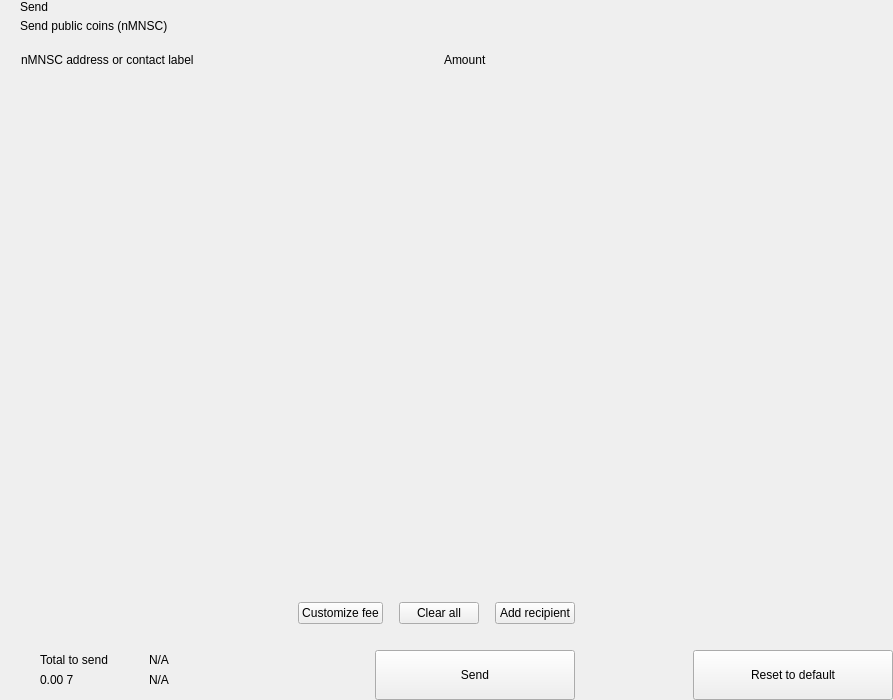
<?xml version="1.0" encoding="UTF-8"?>
<ui version="4.0">
 <class>send</class>
 <widget class="QWidget" name="send">
  <property name="geometry">
   <rect>
    <x>0</x>
    <y>0</y>
    <width>893</width>
    <height>700</height>
   </rect>
  </property>
  <property name="windowTitle">
   <string>Form</string>
  </property>
  <layout class="QHBoxLayout" name="horizontalLayout_2" stretch="2,1">
   <property name="spacing">
    <number>0</number>
   </property>
   <property name="leftMargin">
    <number>0</number>
   </property>
   <property name="topMargin">
    <number>0</number>
   </property>
   <property name="rightMargin">
    <number>0</number>
   </property>
   <property name="bottomMargin">
    <number>0</number>
   </property>
   <item>
    <widget class="QWidget" name="left" native="true">
     <layout class="QVBoxLayout" name="verticalLayout_3">
      <property name="spacing">
       <number>0</number>
      </property>
      <property name="leftMargin">
       <number>0</number>
      </property>
      <property name="topMargin">
       <number>0</number>
      </property>
      <property name="rightMargin">
       <number>0</number>
      </property>
      <property name="bottomMargin">
       <number>0</number>
      </property>
      <item>
       <layout class="QVBoxLayout" name="verticalLayout_22" stretch="0,0,0,1,0,0,0,0">
        <property name="spacing">
         <number>0</number>
        </property>
        <item>
         <layout class="QHBoxLayout" name="horizontalLayout_3">
          <property name="spacing">
           <number>0</number>
          </property>
          <property name="leftMargin">
           <number>20</number>
          </property>
          <property name="rightMargin">
           <number>20</number>
          </property>
          <item>
           <layout class="QVBoxLayout" name="verticalLayout">
            <property name="spacing">
             <number>5</number>
            </property>
            <item>
             <widget class="QLabel" name="labelTitle">
              <property name="text">
               <string>Send</string>
              </property>
              <property name="alignment">
               <set>Qt::AlignLeading|Qt::AlignLeft|Qt::AlignVCenter</set>
              </property>
             </widget>
            </item>
            <item>
             <widget class="QLabel" name="labelSubtitle1">
              <property name="text">
               <string>Send public coins (nMNSC)</string>
              </property>
             </widget>
            </item>
           </layout>
          </item>
          <item>
           <spacer name="horizontalSpacer">
            <property name="orientation">
             <enum>Qt::Horizontal</enum>
            </property>
            <property name="sizeHint" stdset="0">
             <size>
              <width>40</width>
              <height>20</height>
             </size>
            </property>
           </spacer>
          </item>
         </layout>
        </item>
        <item>
         <spacer name="verticalSpacer_2">
          <property name="orientation">
           <enum>Qt::Vertical</enum>
          </property>
          <property name="sizeType">
           <enum>QSizePolicy::Fixed</enum>
          </property>
          <property name="sizeHint" stdset="0">
           <size>
            <width>20</width>
            <height>20</height>
           </size>
          </property>
         </spacer>
        </item>
        <item>
         <layout class="QHBoxLayout" name="horizontalLayout" stretch="6,0,2">
          <property name="spacing">
           <number>0</number>
          </property>
          <property name="leftMargin">
           <number>10</number>
          </property>
          <property name="topMargin">
           <number>0</number>
          </property>
          <property name="rightMargin">
           <number>20</number>
          </property>
          <property name="bottomMargin">
           <number>0</number>
          </property>
          <item>
           <widget class="QLabel" name="labelSubtitleAddress">
            <property name="styleSheet">
             <string notr="true">margin-left:8px;</string>
            </property>
            <property name="text">
             <string>nMNSC address or contact label</string>
            </property>
           </widget>
          </item>
          <item>
           <spacer name="horizontalSpacer_3">
            <property name="orientation">
             <enum>Qt::Horizontal</enum>
            </property>
            <property name="sizeType">
             <enum>QSizePolicy::Fixed</enum>
            </property>
            <property name="sizeHint" stdset="0">
             <size>
              <width>40</width>
              <height>1</height>
             </size>
            </property>
           </spacer>
          </item>
          <item>
           <widget class="QLabel" name="labelSubtitleAmount">
            <property name="text">
             <string>Amount</string>
            </property>
           </widget>
          </item>
         </layout>
        </item>
        <item>
         <widget class="QScrollArea" name="scrollArea">
          <property name="minimumSize">
           <size>
            <width>0</width>
            <height>350</height>
           </size>
          </property>
          <property name="styleSheet">
           <string notr="true">#scrollArea {
            background:transparent;
            margin-top:10px;
}</string>
          </property>
          <property name="horizontalScrollBarPolicy">
           <enum>Qt::ScrollBarAlwaysOff</enum>
          </property>
          <property name="sizeAdjustPolicy">
           <enum>QAbstractScrollArea::AdjustIgnored</enum>
          </property>
          <property name="widgetResizable">
           <bool>true</bool>
          </property>
          <property name="alignment">
           <set>Qt::AlignLeading|Qt::AlignLeft|Qt::AlignTop</set>
          </property>
          <widget class="QWidget" name="scrollAreaWidgetContents">
           <property name="geometry">
            <rect>
             <x>0</x>
             <y>0</y>
             <width>591</width>
             <height>16</height>
            </rect>
           </property>
           <property name="sizePolicy">
            <sizepolicy hsizetype="Preferred" vsizetype="Maximum">
             <horstretch>0</horstretch>
             <verstretch>0</verstretch>
            </sizepolicy>
           </property>
           <property name="autoFillBackground">
            <bool>false</bool>
           </property>
           <property name="styleSheet">
            <string notr="true">#scrollAreaWidgetContents {
             background:transparent;
             }</string>
           </property>
           <layout class="QVBoxLayout" name="verticalLayout_7">
            <property name="spacing">
             <number>0</number>
            </property>
            <property name="sizeConstraint">
             <enum>QLayout::SetDefaultConstraint</enum>
            </property>
            <property name="leftMargin">
             <number>0</number>
            </property>
            <property name="topMargin">
             <number>0</number>
            </property>
            <property name="rightMargin">
             <number>0</number>
            </property>
            <property name="bottomMargin">
             <number>0</number>
            </property>
           </layout>
          </widget>
         </widget>
        </item>
        <item>
         <spacer name="verticalSpacer_4">
          <property name="orientation">
           <enum>Qt::Vertical</enum>
          </property>
          <property name="sizeType">
           <enum>QSizePolicy::Fixed</enum>
          </property>
          <property name="sizeHint" stdset="0">
           <size>
            <width>20</width>
            <height>20</height>
           </size>
          </property>
         </spacer>
        </item>
        <item>
         <layout class="QHBoxLayout" name="horizontalLayout_20">
          <property name="spacing">
           <number>6</number>
          </property>
          <property name="leftMargin">
           <number>20</number>
          </property>
          <property name="rightMargin">
           <number>20</number>
          </property>
          <item>
           <spacer name="horizontalSpacer_4">
            <property name="orientation">
             <enum>Qt::Horizontal</enum>
            </property>
            <property name="sizeHint" stdset="0">
             <size>
              <width>10</width>
              <height>20</height>
             </size>
            </property>
           </spacer>
          </item>
          <item>
           <widget class="QPushButton" name="pushButtonFee">
            <property name="focusPolicy">
             <enum>Qt::NoFocus</enum>
            </property>
            <property name="text">
             <string>Customize fee</string>
            </property>
           </widget>
          </item>
          <item>
           <spacer name="horizontalSpacer_11">
            <property name="orientation">
             <enum>Qt::Horizontal</enum>
            </property>
            <property name="sizeType">
             <enum>QSizePolicy::Minimum</enum>
            </property>
            <property name="sizeHint" stdset="0">
             <size>
              <width>10</width>
              <height>20</height>
             </size>
            </property>
           </spacer>
          </item>
          <item>
           <widget class="QPushButton" name="pushButtonClear">
            <property name="focusPolicy">
             <enum>Qt::NoFocus</enum>
            </property>
            <property name="layoutDirection">
             <enum>Qt::RightToLeft</enum>
            </property>
            <property name="text">
             <string>Clear all</string>
            </property>
           </widget>
          </item>
          <item>
           <spacer name="horizontalSpacer_6">
            <property name="orientation">
             <enum>Qt::Horizontal</enum>
            </property>
            <property name="sizeType">
             <enum>QSizePolicy::Fixed</enum>
            </property>
            <property name="sizeHint" stdset="0">
             <size>
              <width>10</width>
              <height>20</height>
             </size>
            </property>
           </spacer>
          </item>
          <item>
           <widget class="QPushButton" name="pushButtonAddRecipient">
            <property name="focusPolicy">
             <enum>Qt::NoFocus</enum>
            </property>
            <property name="text">
             <string>Add recipient</string>
            </property>
           </widget>
          </item>
         </layout>
        </item>
        <item>
         <spacer name="verticalSpacer">
          <property name="orientation">
           <enum>Qt::Vertical</enum>
          </property>
          <property name="sizeType">
           <enum>QSizePolicy::Fixed</enum>
          </property>
          <property name="sizeHint" stdset="0">
           <size>
            <width>20</width>
            <height>16</height>
           </size>
          </property>
         </spacer>
        </item>
        <item>
         <layout class="QHBoxLayout" name="horizontalLayout_7">
          <property name="rightMargin">
           <number>20</number>
          </property>
          <item>
           <layout class="QHBoxLayout" name="horizontalLayout_10">
            <property name="spacing">
             <number>0</number>
            </property>
            <property name="leftMargin">
             <number>8</number>
            </property>
            <item>
             <widget class="QStackedWidget" name="stackedWidget">
              <property name="minimumSize">
               <size>
                <width>0</width>
                <height>60</height>
               </size>
              </property>
              <property name="maximumSize">
               <size>
                <width>16777215</width>
                <height>60</height>
               </size>
              </property>
              <widget class="QWidget" name="page1">
               <layout class="QVBoxLayout" name="verticalLayout_71" stretch="0">
                <property name="spacing">
                 <number>6</number>
                </property>
                <property name="leftMargin">
                 <number>12</number>
                </property>
                <property name="topMargin">
                 <number>0</number>
                </property>
                <property name="rightMargin">
                 <number>0</number>
                </property>
                <property name="bottomMargin">
                 <number>0</number>
                </property>
                <item>
                 <widget class="QWidget" name="coinWidget" native="true">
                  <property name="minimumSize">
                   <size>
                    <width>0</width>
                    <height>60</height>
                   </size>
                  </property>
                  <property name="maximumSize">
                   <size>
                    <width>16777215</width>
                    <height>60</height>
                   </size>
                  </property>
                  <layout class="QHBoxLayout" name="horizontalLayout_9">
                   <property name="spacing">
                    <number>0</number>
                   </property>
                   <property name="leftMargin">
                    <number>20</number>
                   </property>
                   <property name="topMargin">
                    <number>10</number>
                   </property>
                   <property name="rightMargin">
                    <number>20</number>
                   </property>
                   <property name="bottomMargin">
                    <number>10</number>
                   </property>
                   <item>
                    <layout class="QVBoxLayout" name="verticalSend">
                     <property name="spacing">
                      <number>0</number>
                     </property>
                     <item>
                      <widget class="QLabel" name="labelTitleTotalSend">
                       <property name="text">
                        <string>Total to send</string>
                       </property>
                      </widget>
                     </item>
                     <item>
                      <widget class="QLabel" name="labelAmountSend">
                       <property name="text">
                        <string notr="true">0.00 7</string>
                       </property>
                      </widget>
                     </item>
                    </layout>
                   </item>
                   <item>
                    <spacer name="horizontalSpacer_9">
                     <property name="orientation">
                      <enum>Qt::Horizontal</enum>
                     </property>
                     <property name="sizeType">
                      <enum>QSizePolicy::Fixed</enum>
                     </property>
                     <property name="sizeHint" stdset="0">
                      <size>
                       <width>20</width>
                       <height>20</height>
                      </size>
                     </property>
                    </spacer>
                   </item>
                   <item>
                    <widget class="QLabel" name="labelLine">
                     <property name="minimumSize">
                      <size>
                       <width>1</width>
                       <height>0</height>
                      </size>
                     </property>
                     <property name="maximumSize">
                      <size>
                       <width>1</width>
                       <height>16777215</height>
                      </size>
                     </property>
                     <property name="text">
                      <string/>
                     </property>
                    </widget>
                   </item>
                   <item>
                    <spacer name="horizontalSpacer_10">
                     <property name="orientation">
                      <enum>Qt::Horizontal</enum>
                     </property>
                     <property name="sizeType">
                      <enum>QSizePolicy::Fixed</enum>
                     </property>
                     <property name="sizeHint" stdset="0">
                      <size>
                       <width>20</width>
                       <height>20</height>
                      </size>
                     </property>
                    </spacer>
                   </item>
                   <item>
                    <layout class="QVBoxLayout" name="verticalRemaining">
                     <property name="spacing">
                      <number>0</number>
                     </property>
                     <item>
                      <widget class="QLabel" name="labelTitleTotalRemaining">
                       <property name="text">
                        <string notr="true">N/A</string>
                       </property>
                      </widget>
                     </item>
                     <item>
                      <widget class="QLabel" name="labelAmountRemaining">
                       <property name="text">
                        <string notr="true">N/A</string>
                       </property>
                      </widget>
                     </item>
                    </layout>
                   </item>
                  </layout>
                 </widget>
                </item>
               </layout>
              </widget>
              <widget class="QWidget" name="page_2"/>
             </widget>
            </item>
           </layout>
          </item>
          <item>
           <spacer name="horizontalSpacer_5">
            <property name="orientation">
             <enum>Qt::Horizontal</enum>
            </property>
            <property name="sizeType">
             <enum>QSizePolicy::Expanding</enum>
            </property>
            <property name="sizeHint" stdset="0">
             <size>
              <width>40</width>
              <height>20</height>
             </size>
            </property>
           </spacer>
          </item>
          <item alignment="Qt::AlignBottom">
           <widget class="QPushButton" name="pushButtonSave">
            <property name="minimumSize">
             <size>
              <width>200</width>
              <height>50</height>
             </size>
            </property>
            <property name="maximumSize">
             <size>
              <width>200</width>
              <height>50</height>
             </size>
            </property>
            <property name="focusPolicy">
             <enum>Qt::NoFocus</enum>
            </property>
            <property name="text">
             <string>Send</string>
            </property>
           </widget>
          </item>
         </layout>
        </item>
       </layout>
      </item>
     </layout>
    </widget>
   </item>
   <item>
    <widget class="QWidget" name="right" native="true">
     <layout class="QVBoxLayout" name="verticalLayout_5">
      <property name="leftMargin">
       <number>0</number>
      </property>
      <property name="topMargin">
       <number>0</number>
      </property>
      <property name="rightMargin">
       <number>0</number>
      </property>
      <property name="bottomMargin">
       <number>0</number>
      </property>
      <item>
       <layout class="QVBoxLayout" name="verticalLayout_4">
        <property name="spacing">
         <number>6</number>
        </property>
        <item>
         <widget class="OptionButton" name="btnCoinControl" native="true">
          <property name="minimumSize">
           <size>
            <width>0</width>
            <height>50</height>
           </size>
          </property>
         </widget>
        </item>
        <item>
         <widget class="OptionButton" name="btnChangeAddress" native="true">
          <property name="minimumSize">
           <size>
            <width>0</width>
            <height>50</height>
           </size>
          </property>
         </widget>
        </item>
        <item>
         <widget class="OptionButton" name="btnUri" native="true">
          <property name="minimumSize">
           <size>
            <width>0</width>
            <height>50</height>
           </size>
          </property>
         </widget>
        </item>
        <item>
         <spacer name="verticalSpacer_5">
          <property name="orientation">
           <enum>Qt::Vertical</enum>
          </property>
          <property name="sizeHint" stdset="0">
           <size>
            <width>20</width>
            <height>40</height>
           </size>
          </property>
         </spacer>
        </item>
        <item>
         <layout class="QHBoxLayout" name="horizontalLayout_8">
          <item>
           <spacer name="horizontalSpacer_7">
            <property name="orientation">
             <enum>Qt::Horizontal</enum>
            </property>
            <property name="sizeHint" stdset="0">
             <size>
              <width>40</width>
              <height>20</height>
             </size>
            </property>
           </spacer>
          </item>
          <item>
           <widget class="QPushButton" name="pushButtonReset">
            <property name="minimumSize">
             <size>
              <width>200</width>
              <height>50</height>
             </size>
            </property>
            <property name="maximumSize">
             <size>
              <width>200</width>
              <height>50</height>
             </size>
            </property>
            <property name="focusPolicy">
             <enum>Qt::NoFocus</enum>
            </property>
            <property name="text">
             <string>Reset to default</string>
            </property>
           </widget>
          </item>
         </layout>
        </item>
       </layout>
      </item>
     </layout>
    </widget>
   </item>
  </layout>
 </widget>
 <customwidgets>
  <customwidget>
   <class>OptionButton</class>
   <extends>QWidget</extends>
   <header>qt/pivx/optionbutton.h</header>
   <container>1</container>
  </customwidget>
 </customwidgets>
 <resources/>
 <connections/>
</ui>
